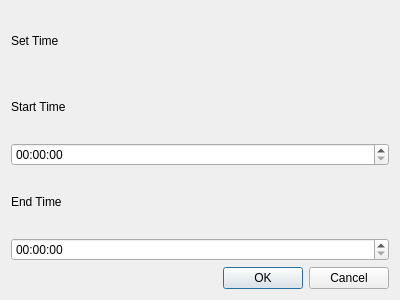
<?xml version="1.0" encoding="UTF-8"?>
<ui version="4.0">
 <class>timeDetail</class>
 <widget class="QDialog" name="timeDetail">
  <property name="geometry">
   <rect>
    <x>0</x>
    <y>0</y>
    <width>400</width>
    <height>300</height>
   </rect>
  </property>
  <property name="windowTitle">
   <string>Dialog</string>
  </property>
  <layout class="QGridLayout" name="gridLayout">
   <item row="2" column="0">
    <widget class="QTimeEdit" name="timeEdit"/>
   </item>
   <item row="4" column="0">
    <widget class="QTimeEdit" name="timeEdit_2"/>
   </item>
   <item row="5" column="0">
    <widget class="QDialogButtonBox" name="buttonBox">
     <property name="orientation">
      <enum>Qt::Horizontal</enum>
     </property>
     <property name="standardButtons">
      <set>QDialogButtonBox::Cancel|QDialogButtonBox::Ok</set>
     </property>
    </widget>
   </item>
   <item row="0" column="0">
    <widget class="QLabel" name="label">
     <property name="text">
      <string>Set Time</string>
     </property>
    </widget>
   </item>
   <item row="1" column="0">
    <widget class="QLabel" name="label_2">
     <property name="text">
      <string>Start Time</string>
     </property>
    </widget>
   </item>
   <item row="3" column="0">
    <widget class="QLabel" name="label_3">
     <property name="text">
      <string>End Time</string>
     </property>
    </widget>
   </item>
  </layout>
 </widget>
 <resources/>
 <connections>
  <connection>
   <sender>buttonBox</sender>
   <signal>accepted()</signal>
   <receiver>timeDetail</receiver>
   <slot>accept()</slot>
   <hints>
    <hint type="sourcelabel">
     <x>248</x>
     <y>254</y>
    </hint>
    <hint type="destinationlabel">
     <x>157</x>
     <y>274</y>
    </hint>
   </hints>
  </connection>
  <connection>
   <sender>buttonBox</sender>
   <signal>rejected()</signal>
   <receiver>timeDetail</receiver>
   <slot>reject()</slot>
   <hints>
    <hint type="sourcelabel">
     <x>316</x>
     <y>260</y>
    </hint>
    <hint type="destinationlabel">
     <x>286</x>
     <y>274</y>
    </hint>
   </hints>
  </connection>
 </connections>
</ui>
